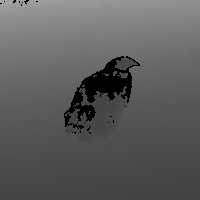
#> input picture images_masks_cropped/images/002/54.tif, 200 x 200 px; its folder holds only this picture in this run
$ jupyter execute segmentation.ipynb
#> lines starting #> are read from the running program, lines starting #| are printed output that depends on the picture; after the words box and inside, x2 and y2 are one past the last pixel; in counts of white or black regions, pixels touching at a corner belong together
### commons.py
import numpy as np
import statistics
import tifffile

from sklearn.cluster import KMeans
from glob import glob
from matplotlib import pyplot as plt
from skimage import (filters,
                     measure,
                     exposure,
                     morphology)

from scipy import ndimage as ndi
from skimage.color import rgb2gray
from mpl_toolkits.axes_grid1 import ImageGrid


# [9 lines left out: function apply_kmeans, not called in this run]

def binarize_image(arr):
    return arr > filters.threshold_triangle(arr)


# [153 lines left out: functions find_bighest_cluster_area, find_best_larger_cluster, plot, read_image_frames_seq, build_volume_from_directory, check_colision_border and 1 more, not called in this run]


def rescale_arr(arr, scale=255):
    return (arr * scale).astype('uint8')


# [46 lines left out: functions crop_image_box, find_center_mask, rule_of_three_percent_pixels, not called in this run]

### segmentation.ipynb
[cell 1]
import os
import cv2
import tifffile
import statistics
import numpy as np

from tqdm import tqdm
from glob import glob
from scipy import ndimage as ndi
from skimage.io import imsave
from skimage import (
    measure,
    morphology,
    filters,
    exposure,
    img_as_ubyte,
)

from commons import rescale_arr

## Funções Auxiliares

[cell 2]
def read_image_frames_seq(path):
    def parser_image_name(image_name):

        *_, name = image_name.split("/")
        name, *_ = name.split(".")

        return int(name)

    arr = []

    for index in glob(path + "/*"):
        try:
            image_name = parser_image_name(index)

            arr.append(image_name)

        except:
            continue

    image_path_sorted = sorted(arr)

    image_unique_name = lambda x: f"{path}/{x}.tif"

    return list(map(image_unique_name, image_path_sorted))


def build_volume_from_directory(arr_paths, with_rgb=False):
    """
        Ler todas as imagens do diretório e cria um bloco de imagens
    """
#> called with with_rgb = True
    if with_rgb:
        return np.asarray([tifffile.imread(img) for img in arr_paths])

    return np.asarray([tifffile.imread(img)[:, :, 0] for img in arr_paths])

def find_bighest_cluster_area(clusters):
    """
        Essa função deve receber uma imagem segmentada (Clusters)
        Retorna a área do maior cluster
    """
    regions = measure.regionprops(clusters)

    def area(item):
        return item.area

    return max(map(area, regions))


def find_best_larger_cluster(image_mask):

    clusters = image_mask.copy()

    """
        Verificação para saber se a mascara está correta c:
    """

    if statistics.mode(clusters.flatten()):
        clusters = np.invert(clusters)

    clusters = measure.label(clusters, background=0)

    cluster_size = find_bighest_cluster_area(clusters)

    return morphology.remove_small_objects(
        clusters.astype(dtype=bool),
        min_size=(cluster_size - 1),
        connectivity=8
    )

def binarize_image(arr):
    return arr > filters.threshold_triangle(arr)

def check_colision_border(mask):
    """
        Pós processamento
    """
    x, *_ = mask.shape

    left = mask[:1, ].flatten()
    right = mask[x - 1: x, ].flatten()
    top = mask[:, : 1].flatten()
    bottom = mask[:, x - 1: x].flatten()

    borders_flatten = [left, right, top, bottom]
    if np.concatenate(borders_flatten).sum():
        return True

    return False

## Função Principal

[cell 3]
# [49 lines left out: function make_mask, not called in this run]

[cell 4]
def make_mask(image, background, fn_equalize=None):
    def apply_thresh(image, block_size=1, thresh_type=199):
        return cv2.adaptiveThreshold(image,
                                 255,
                                 cv2.ADAPTIVE_THRESH_MEAN_C,
                                 cv2.THRESH_BINARY,
                                 thresh_type,
                                 block_size).astype(bool)
    mask = apply_thresh(image)

    if statistics.mode(mask.flatten()):
        mask = np.invert(mask)

    if check_colision_border(mask):
        for block in range(1, 9):

            mask = mask = apply_thresh(image, block)
            mask = find_best_larger_cluster(mask)

            if not check_colision_border(mask): break

    if statistics.mode(mask.flatten()):
        mask = np.invert(mask)

    mask = morphology.closing(mask, morphology.disk(3))

    mask = ndi.binary_fill_holes(mask)

    mask = filters.gaussian(mask, sigma=1.5)

    return binarize_image(mask)

[cell 5]
out_put_folder = 'masks'

for path in glob("images_masks_cropped/images/*"):

    seq_frames = read_image_frames_seq(path)
    seq_frames_volume = build_volume_from_directory(seq_frames, with_rgb=True)
    background = rescale_arr(np.median(seq_frames_volume, axis=0))
#> in rescale_arr, `return (arr * scale).astype('uint8')`:
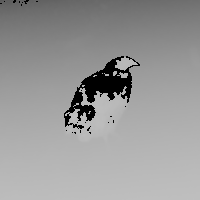
#> returned value: shape (200, 200); min 0, max 191, mean 151.9

    image_name = path.split('/')[2]

    try:
        os.makedirs(f'{out_put_folder}/{image_name}')
    except: pass

    for index, frame in enumerate(tqdm(seq_frames_volume)):

        try:

            mask = make_mask(frame, background, exposure.equalize_hist)

            if check_colision_border(mask): continue

            imsave(f"{out_put_folder}/{image_name}/{index}.tif", img_as_ubyte(mask))

        except Exception as e: continue
#> this loop made 1 pass
#> pass 1, in make_mask, `mask = apply_thresh(image)`:
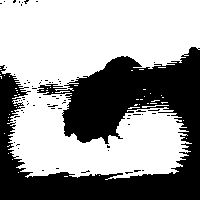
#> mask: shape (200, 200) bool; 60.8% white; 68 black regions (67 under 20 px), largest, box (x1, y1, x2, y2) and area: (0, 47, 200, 200) 15467
#> pass 1, in find_best_larger_cluster, `clusters = measure.label(clusters, background=0)`:
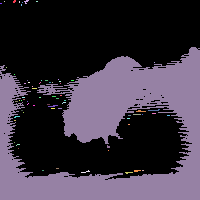
#> clusters: shape (200, 200) int32; 69 distinct labels, from 0 to 68; one colour per label, 0 black
#> pass 1, in find_best_larger_cluster (call 2), `clusters = image_mask.copy()`:
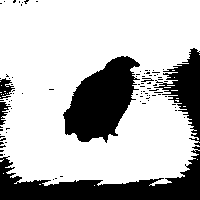
#> clusters: shape (200, 200) bool; 73.3% white; 90 black regions (84 under 20 px), largest, box (x1, y1, x2, y2) and area: (0, 146, 200, 200) 4321, (63, 56, 140, 143) 4019, (154, 48, 200, 146) 1767, (0, 78, 15, 99) 175, (0, 102, 11, 125) 121, (141, 78, 154, 82) 25
#> after the loop:
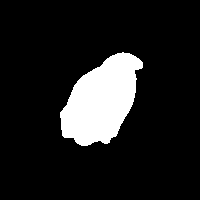
#> mask: shape (200, 200) bool; 12.3% white; 1 white region, box (x1, y1, x2, y2) and area: (60, 52, 143, 146) 4937
#> pass 2 of the loop `for path in glob("images_masks_cropped/images/*"):`:
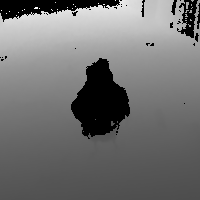
#> input picture images_masks_cropped/images/003/188.tif, 200 x 200 px
#> the loop `for index, frame in enumerate(tqdm(seq_frames_volume)): ` made 3 passes
#> pass 1, in make_mask (call 2), `mask = apply_thresh(image)`:
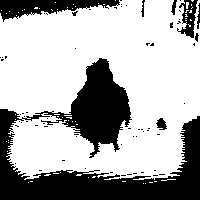
#> mask: shape (200, 200) bool; 68.5% white; 67 black regions (59 under 20 px), largest, box (x1, y1, x2, y2) and area: (0, 58, 200, 200) 10491, (0, 0, 120, 22) 1333, (177, 0, 198, 38) 383
#> after the loop `for index, frame in enumerate(tqdm(seq_frames_volume)):`:
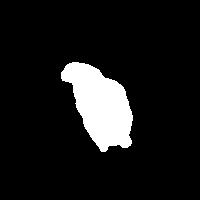
#> mask: shape (200, 200) bool; 9.6% white; 1 white region, box (x1, y1, x2, y2) and area: (61, 62, 133, 152) 3859
